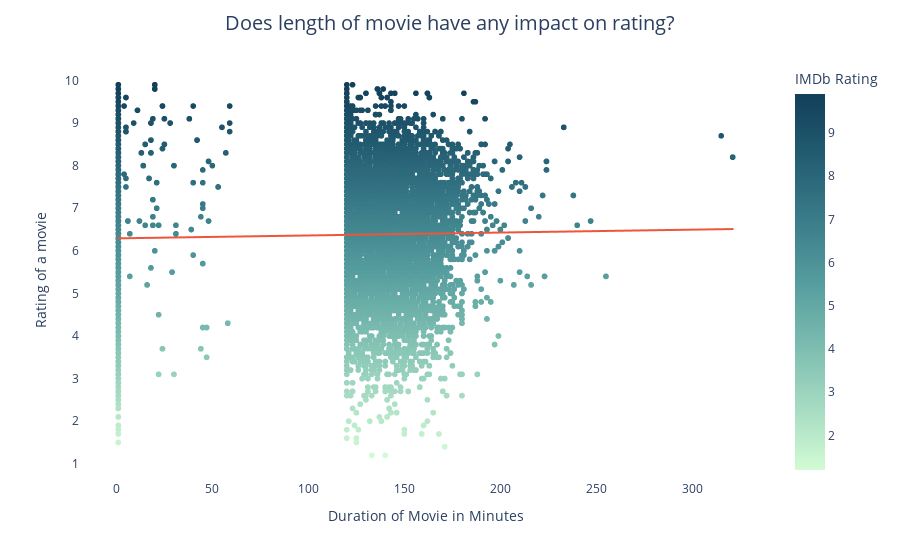

Here is the notebook cell this chart was saved with:
### Code cell
fig_dur_rat = px.scatter(df, x = 'Runtime', y = 'IMDb Rating', trendline='ols', color = "IMDb Rating", color_continuous_scale = "darkmint")
fig_dur_rat.update_layout(title='Does length of movie have any impact on rating?', title_x=0.5, title_pad=dict(t=20), title_font=dict(size=20), xaxis_title='Duration of Movie in Minutes', yaxis_title='Rating of a movie', xaxis=dict(showgrid=False), yaxis=dict(showgrid=False), plot_bgcolor = 'white')
fig_dur_rat.show()

### Figure 1 — Plotly figure (JSON) as saved in the notebook; plotly's stock layout.template omitted (floating-point values rounded to 4 significant figures; data arrays with more than 128 entries replaced by an {"elided": "..."} marker saying what was removed)
{"data": [{"hovertemplate": "Runtime=%{x}<br>IMDb Rating=%{marker.color}<extra></extra>", "legendgroup": "", "marker": {"color": {"elided": "14801 float values"}, "coloraxis": "coloraxis", "symbol": "circle"}, "mode": "markers", "name": "", "showlegend": false, "type": "scattergl", "x": {"elided": "14801 int values"}, "xaxis": "x", "y": {"elided": "14801 float values"}, "yaxis": "y"}, {"hovertemplate": "<b>OLS trendline</b><br>IMDb Rating = 0.000682375 * Runtime + 6.29282<br>R<sup>2</sup>=0.000768<br><br>Runtime=%{x}<br>IMDb Rating=%{y} <b>(trend)</b><extra></extra>", "legendgroup": "", "marker": {"symbol": "circle"}, "mode": "lines", "name": "", "showlegend": false, "type": "scattergl", "x": {"elided": "14801 int values"}, "xaxis": "x", "y": {"elided": "14801 float values"}, "yaxis": "y"}], "layout": {"coloraxis": {"colorbar": {"title": {"text": "IMDb Rating"}}, "colorscale": [[0, "rgb(210, 251, 212)"], [0.1667, "rgb(165, 219, 194)"], [0.3333, "rgb(123, 188, 176)"], [0.5, "rgb(85, 156, 158)"], [0.6667, "rgb(58, 124, 137)"], [0.8333, "rgb(35, 93, 114)"], [1, "rgb(18, 63, 90)"]]}, "legend": {"tracegroupgap": 0}, "margin": {"t": 60}, "plot_bgcolor": "white", "title": {"font": {"size": 20}, "pad": {"t": 20}, "text": "Does length of movie have any impact on rating?", "x": 0.5}, "xaxis": {"anchor": "y", "domain": [0, 1], "showgrid": false, "title": {"text": "Duration of Movie in Minutes"}}, "yaxis": {"anchor": "x", "domain": [0, 1], "showgrid": false, "title": {"text": "Rating of a movie"}}}}
